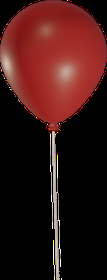
#> input picture assets/balloon.png, 107 x 280 px, given in place of f0.png, which was not available
$ python plate3.py ../assets/balloon.png
#> lines starting #> are read from the running program, lines starting #| are printed output that depends on the picture; pictures that were not available may be replaced by others from this repository, and a replacement may not be noted
import cv2, numpy as np, sys
S=sys.argv[1]; P=12
im=cv2.imread(f'{S}/out/f0.png'); m=cv2.imread(f'{S}/out/mask.png',0)
#> further down, im is the input picture: shape (280, 107, 3); mean B, G, R 19.8, 22, 56.9
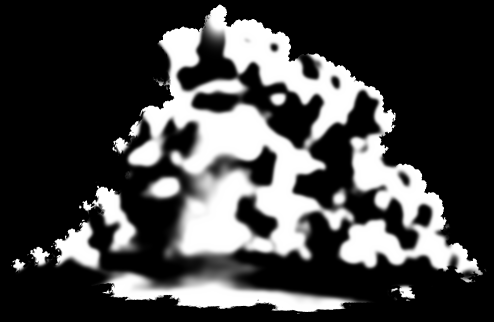
#> input picture assets/clouds_front.png, 494 x 322 px, given in place of mask.png, which was not available
#> further down, m is the input picture: shape (322, 494); min 0, max 255, mean 66.8
m=cv2.dilate(m,np.ones((9,9),np.uint8))
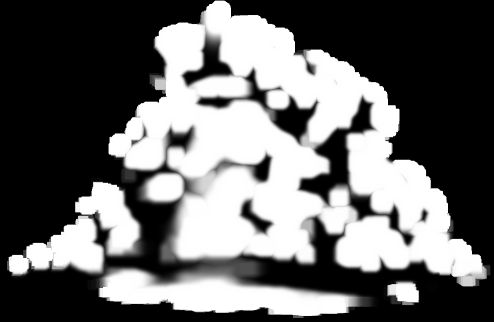
#> m: shape (322, 494); min 0, max 255, mean 103.7
imp=cv2.copyMakeBorder(im,P,P,P,P,cv2.BORDER_REFLECT); mp=cv2.copyMakeBorder(m,P,P,P,P,cv2.BORDER_CONSTANT,0)
#> after `imp = cv2.copyMakeBorder(im, P, P, P, P, cv2.BORDER_REFLECT)`:
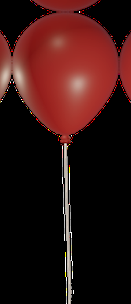
#> imp: shape (304, 131, 3); mean B, G, R 17.6, 19.4, 49.6
# extend mask into top padding where chain touches edge
mp[:P+2,:][:, (mp[P+2]>0)]=255
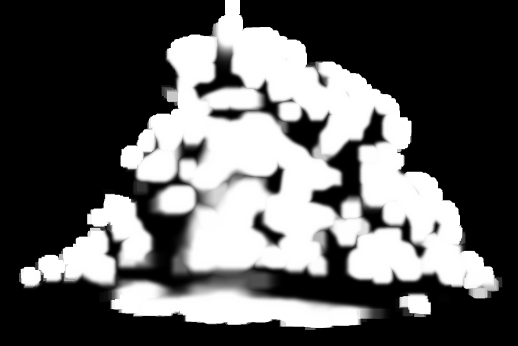
#> mp: shape (346, 518); min 0, max 255, mean 92.3
src=np.roll(imp,-160,axis=1)
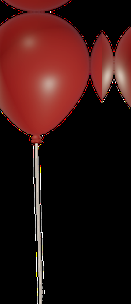
#> src: shape (304, 131, 3); mean B, G, R 17.6, 19.4, 49.6
ys,xs=np.where(mp>0); x0,x1,y0,y1=xs.min(),xs.max(),ys.min(),ys.max()
#> after `x0, x1, y0, y1 = (xs.min(), xs.max(), ys.min(), ys.max())`: x0 = 19; x1 = 502; y0 = 0; y1 = 329
patch=src[y0:y1+1,x0:x1+1]; pm=mp[y0:y1+1,x0:x1+1]
#> after `patch = src[y0:y1 + 1, x0:x1 + 1]`:
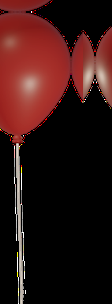
#> patch: shape (304, 112, 3); mean B, G, R 18.6, 20.5, 49.6
#> after `pm = mp[y0:y1 + 1, x0:x1 + 1]`:
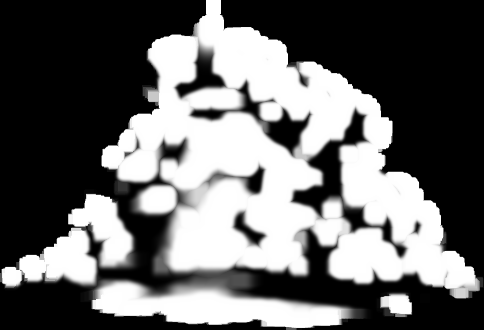
#> pm: shape (330, 484); min 0, max 255, mean 103.6
#> (the run stopped early here; a loop or call above may not have finished)
